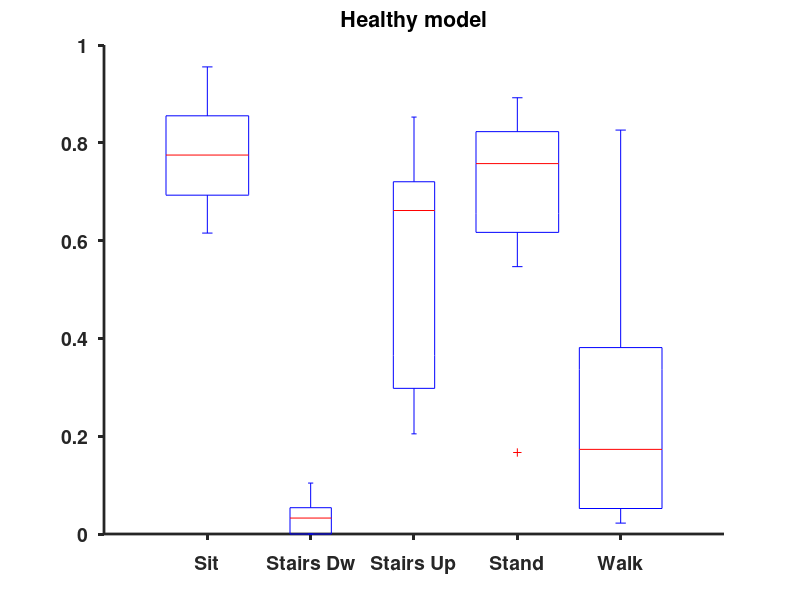

Write MATLAB code to recreate this figure. (Note: this script raises an error after producing the figure.)
%plot distribution of error per class for each model
%could be modified by including the errors in each session
%% Healthy 
load('results_healthy.mat')
acc_model = nan(length(results_healthy),5);
for p = 1:length(results_healthy)
    acc_c = results_healthy(p).acc_c';
    if results_healthy(p).n_act == 5
        acc_model(p,:) = acc_c;
    else
        acc_model(p,[1 4 5]) = acc_c;
    end
end
    
acc_model    
figure, hold on, title('Healthy model','FontSize',14)
boxplot(acc_model)
set(gca,'Box','off','XTickLabel',{'Sit','Stairs Dw','Stairs Up','Stand','Walk'},'TickDir','out','LineWidth',2,'FontSize',14,'FontWeight','bold');
%Change box border to black
b = get(get(gca,'children'),'children');   % Get the handles of all the objects
t = get(b,'tag');   % List the names of all the objects 
box1 = b(11:15);   %the boxes
set(box1, 'Color', 'k');   % Set the color of the first box
%Change box fill
h = findobj(gca,'Tag','Box');
for i = 1:length(h)
    patch(get(h(i),'XData'),get(h(i),'YData'),[1 0 0],'FaceAlpha',0.2);
end

%% Global Patients
load('results_patients.mat')
acc_model = nan(length(results_patients),5);
for p = 1:length(results_patients)
    acc_c = results_patients(p).acc_c';
    if results_patients(p).n_act == 5
        acc_model(p,:) = acc_c;
    else
        acc_model(p,[1 4 5]) = acc_c;
    end
end
    
acc_model    
figure, hold on, title('Impairment Specific model','FontSize',14)
boxplot(acc_model)
set(gca,'Box','off','XTickLabel',{'Sit','Stairs Dw','Stairs Up','Stand','Walk'},'TickDir','out','LineWidth',2,'FontSize',14,'FontWeight','bold');
%Change box border to black
b = get(get(gca,'children'),'children');   % Get the handles of all the objects
t = get(b,'tag');   % List the names of all the objects 
box1 = b(11:15);   %the boxes
set(box1, 'Color', 'k');   % Set the color of the first box
%Change box fill
h = findobj(gca,'Tag','Box');
for i = 1:length(h)
    patch(get(h(i),'XData'),get(h(i),'YData'),[0.8 0.81 0.17],'FaceAlpha',0.2);
end

%% Patient specific
load('results_personalSCO.mat')
acc_model = nan(length(results_personalSCO),5);
for p = 1:length(results_personalSCO)
    acc_c = results_personalSCO(p).acc_c';
    if results_personalSCO(p).n_act == 5
        acc_model(p,:) = acc_c;
    else
        acc_model(p,[1 4 5]) = acc_c;
    end
end
    
acc_model    
figure, hold on, title('Patient Specific model','FontSize',14)
boxplot(acc_model)
set(gca,'Box','off','XTickLabel',{'Sit','Stairs Dw','Stairs Up','Stand','Walk'},'TickDir','out','LineWidth',2,'FontSize',14,'FontWeight','bold');
%Change box border to black
b = get(get(gca,'children'),'children');   % Get the handles of all the objects
t = get(b,'tag');   % List the names of all the objects 
box1 = b(11:15);   %the boxes
set(box1, 'Color', 'k');   % Set the color of the first box
%Change box fill
h = findobj(gca,'Tag','Box');
for i = 1:length(h)
    patch(get(h(i),'XData'),get(h(i),'YData'),[0 0 1],'FaceAlpha',0.35);
end

%% Device specific
load('results_personalCBR.mat')
acc_model = nan(length(results_personalCBR),5);
for p = 1:length(results_personalCBR)
    acc_c = results_personalCBR(p).acc_c';
    if results_personalCBR(p).n_act == 5
        acc_model(p,:) = acc_c;
    else
        acc_model(p,[1 4 5]) = acc_c;
    end
end
    
acc_model    
figure, hold on, title('Device Specific model','FontSize',14)
boxplot(acc_model)
set(gca,'Box','off','XTickLabel',{'Sit','Stairs Dw','Stairs Up','Stand','Walk'},'TickDir','out','LineWidth',2,'FontSize',14,'FontWeight','bold');
%Change box border to black
b = get(get(gca,'children'),'children');   % Get the handles of all the objects
t = get(b,'tag');   % List the names of all the objects 
box1 = b(11:15);   %the boxes
set(box1, 'Color', 'k');   % Set the color of the first box
%Change box fill
h = findobj(gca,'Tag','Box');
for i = 1:length(h)
    patch(get(h(i),'XData'),get(h(i),'YData'),[0 1 0],'FaceAlpha',0.2);
end



    
    